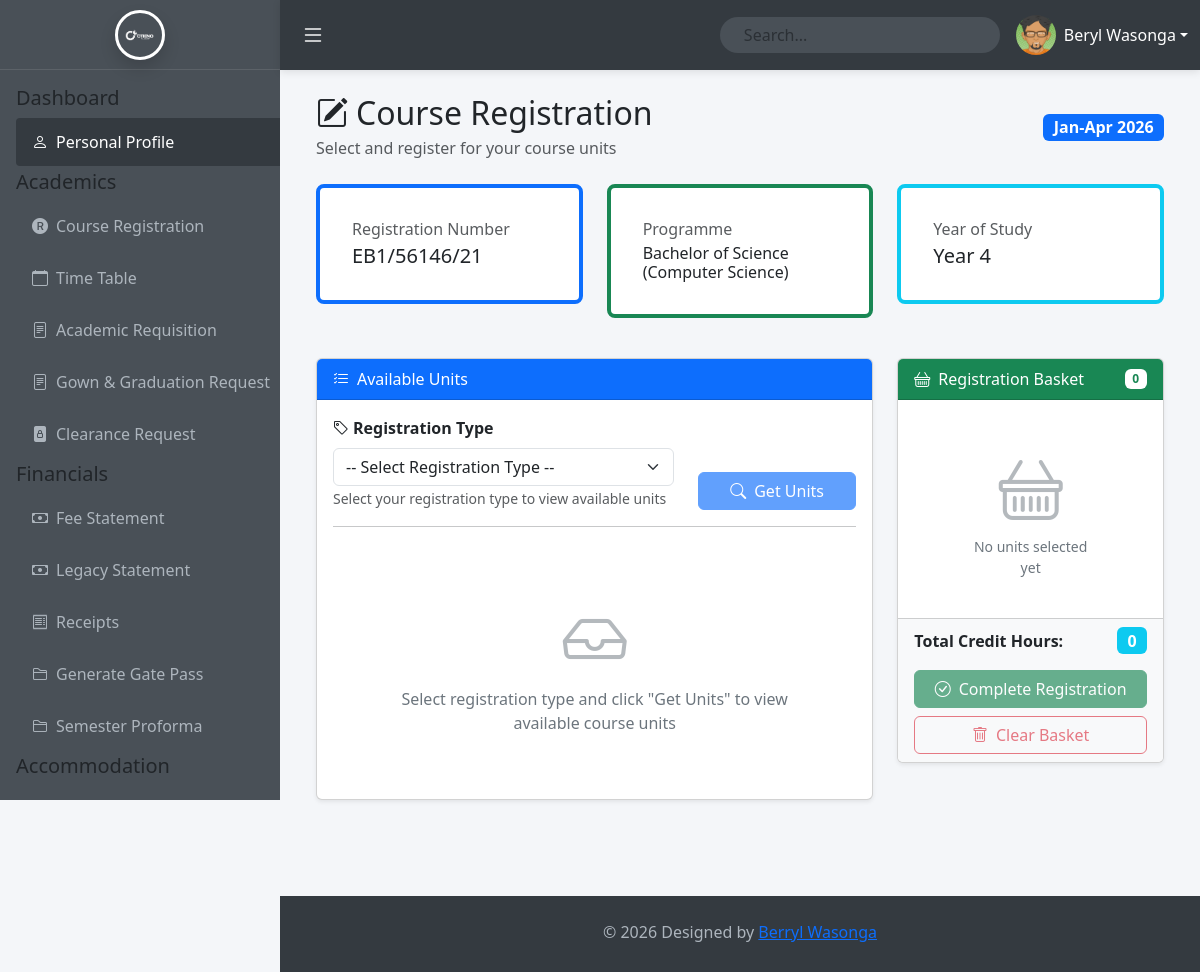
Screenshot of /students/course_registration.php (signed in) with the database file from the repository.
### tables this page shows
CREATE TABLE `users` (
  `id` int(11) NOT NULL,
  `first_name` varchar(50) NOT NULL DEFAULT '',
  `last_name` varchar(50) NOT NULL DEFAULT '',
  `email` varchar(255) NOT NULL,
  `reg_no` varchar(50) DEFAULT NULL,
  `password` varchar(255) NOT NULL,
  `role` varchar(20) NOT NULL DEFAULT 'user',
  `status` enum('active','inactive') NOT NULL DEFAULT 'active',
  `last_login` timestamp NULL DEFAULT NULL,
  `created_at` timestamp NOT NULL DEFAULT current_timestamp(),
  `fullname` varchar(100) GENERATED ALWAYS AS (concat(`first_name`,' ',`last_name`)) STORED,
  `gender` enum('Male','Female','Other') DEFAULT NULL,
  `dob` date DEFAULT NULL,
  `address` varchar(255) DEFAULT NULL,
  `campus` varchar(50) DEFAULT 'MAIN',
  `programme` varchar(150) DEFAULT NULL,
  `course_id` int(11) DEFAULT NULL,
  `attempted_units` int(11) DEFAULT 0,
  `registered_units` int(11) DEFAULT 0
);

CREATE TABLE `semesters` (
  `id` int(11) NOT NULL,
  `academic_year_id` int(11) NOT NULL,
  `semester_name` varchar(50) NOT NULL,
  `start_date` date NOT NULL,
  `end_date` date NOT NULL,
  `is_current` tinyint(1) DEFAULT 0,
  `status` enum('active','inactive') DEFAULT 'active',
  `created_at` timestamp NOT NULL DEFAULT current_timestamp()
);

CREATE TABLE `student_academic_info` (
  `id` int(11) NOT NULL,
  `user_id` int(11) NOT NULL,
  `current_year_of_study` int(11) NOT NULL DEFAULT 1,
  `current_semester_of_study` int(11) NOT NULL DEFAULT 1,
  `academic_year_id` int(11) DEFAULT NULL,
  `updated_at` timestamp NOT NULL DEFAULT current_timestamp() ON UPDATE current_timestamp()
);

### students/registration_functions.php (called while the page is built, shortened)
<?php
function getCurrentSemester($conn) {
    $stmt = $conn->prepare("
        SELECT s.*, ay.year_name
        FROM semesters s
        JOIN academic_years ay ON s.academic_year_id = ay.id
        WHERE s.is_current = TRUE AND s.status = 'active'
        LIMIT 1
    ");
    $stmt->execute();
    $result = $stmt->get_result();
    $semester = $result->fetch_assoc();
    return $semester;
}
function getStudentAcademicInfo($conn, $user_id) {
    $stmt = $conn->prepare("
        SELECT * FROM student_academic_info
        WHERE user_id = ?
    ");
    $stmt->bind_param("i", $user_id);
    $stmt->execute();
    $result = $stmt->get_result();
    $info = $result->fetch_assoc();
    return $info;
}
?>

### students/course_registration.php (the view, shortened to what this page needs)
<?php
include '../config.php';
require_once 'registration_functions.php';
$current_semester = getCurrentSemester($conn);
$student_info = getStudentAcademicInfo($conn, $_SESSION['user_id']);
?>
<!DOCTYPE html>
<html lang="en">
<head>
    <link href="https://cdn.jsdelivr.net/npm/bootstrap@5.3.3/dist/css/bootstrap.min.css" rel="stylesheet">
    <link href="https://cdn.jsdelivr.net/npm/bootstrap-icons@1.11.3/font/bootstrap-icons.css" rel="stylesheet">
    <link href="Assets/main.css" rel="stylesheet">
</head>
<body>
    <?php
        include_once 'partials/sidebar.php';
        include_once 'partials/top_navbar.php';
    ?>
    <div class="main-content">
        <div class="container-fluid">
            <div class="row mb-4">
                <div class="col-12">
                    <div class="d-flex justify-content-between align-items-center">
                        <div>
                            <h2 class="mb-1"><i class="bi bi-pencil-square me-2"></i>Course Registration</h2>
                            <p class="text-muted mb-0">Select and register for your course units</p>
                        </div>
                        <?php if ($current_semester): ?>
                        <div class="text-end">
                            <span class="badge bg-primary fs-6">
                                <?php echo htmlspecialchars($current_semester['semester_name']); ?>
                            </span>
                        </div>
                        <?php endif; ?>
                    </div>
                </div>
            </div>
            <?php if (isset($error_message)): ?>
            <div class="alert alert-danger alert-dismissible fade show">
                <i class="bi bi-exclamation-triangle-fill me-2"></i>
                <?php echo $error_message; ?>
                <button type="button" class="btn-close" data-bs-dismiss="alert"></button>
            </div>
            <?php else: ?>
            <div class="row mb-4">
                <div class="col-md-4">
                    <div class="card stat-card border-start border-primary border-4">
                        <div class="card-body">
                            <h6 class="text-muted mb-1">Registration Number</h6>
                            <h5 class="mb-0"><?php echo htmlspecialchars($user['reg_no'] ?? 'N/A'); ?></h5>
                        </div>
                    </div>
                </div>
                <div class="col-md-4">
                    <div class="card stat-card border-start border-success border-4">
                        <div class="card-body">
                            <h6 class="text-muted mb-1">Programme</h6>
                            <h6 class="mb-0"><?php echo htmlspecialchars($user['programme'] ?? 'N/A'); ?></h6>
                        </div>
                    </div>
                </div>
                <div class="col-md-4">
                    <div class="card stat-card border-start border-info border-4">
                        <div class="card-body">
                            <h6 class="text-muted mb-1">Year of Study</h6>
                            <h5 class="mb-0">Year <?php echo $student_info['current_year_of_study'] ?? 1; ?></h5>
                        </div>
                    </div>
                </div>
            </div>
            <div class="row">
                <div class="col-lg-8 mb-4">
                    <div class="card shadow-sm">
                        <div class="card-header bg-primary text-white">
                            <i class="bi bi-list-check me-2"></i>Available Units
                        </div>
                        <div class="card-body">
                            <div class="row mb-3">
                                <div class="col-md-8">
                                    <label for="registrationType" class="form-label fw-bold">
                                        <i class="bi bi-tag me-1"></i>Registration Type
                                    </label>
                                    <select class="form-select" id="registrationType">
                                        <option value="">-- Select Registration Type --</option>
                                    </select>
                                    <small class="text-muted">Select your registration type to view available units</small>
                                </div>
                                <div class="col-md-4 d-flex align-items-end">
                                    <button type="button" class="btn btn-primary w-100" id="getUnitsBtn" disabled>
                                        <i class="bi bi-search me-2"></i>Get Units
                                    </button>
                                </div>
                            </div>
                            <hr>
                            <div id="unitsContainer">
                                <div class="empty-state">
                                    <i class="bi bi-inbox"></i>
                                    <p class="mb-0">Select registration type and click "Get Units" to view available course units</p>
                                </div>
                            </div>
                        </div>
                    </div>
                </div>
                <div class="col-lg-4 mb-4">
                    <div class="card shadow-sm sticky-top" style="top: 80px;">
                        <div class="card-header bg-success text-white d-flex justify-content-between align-items-center">
                            <span><i class="bi bi-basket me-2"></i>Registration Basket</span>
                            <span class="badge bg-white text-success" id="basketCount">0</span>
                        </div>
                        <div class="card-body" style="max-height: 400px; overflow-y: auto;">
                            <div id="basketContainer">
                                <div class="empty-state py-4">
                                    <i class="bi bi-basket"></i>
                                    <p class="small mb-0">No units selected yet</p>
                                </div>
                            </div>
                        </div>
                        <div class="card-footer bg-light">
                            <div class="d-flex justify-content-between align-items-center mb-3">
                                <strong>Total Credit Hours:</strong>
                                <span class="badge bg-info fs-6" id="totalCredits">0</span>
                            </div>
                            <button type="button" class="btn btn-success w-100 mb-2" id="completeRegistrationBtn" disabled>
                                <i class="bi bi-check-circle me-2"></i>Complete Registration
                            </button>
                            <button type="button" class="btn btn-outline-danger w-100" id="clearBasketBtn" disabled>
                                <i class="bi bi-trash me-2"></i>Clear Basket
                            </button>
                        </div>
                    </div>
                </div>
            </div>
            <?php endif; ?>
        </div>
    </div>
    <?php include_once 'partials/footer.php'; ?>
</body>
</html>

### students/partials/top_navbar.php (shortened to what this page needs)
<?php
include '../config.php';
$stmt = $conn->prepare("SELECT * FROM users WHERE id = ?");
$stmt->bind_param("i", $_SESSION['user_id']);
$stmt->execute();
$user = $stmt->get_result()->fetch_assoc();
$full_name = trim($user['first_name'] . ' ' . $user['last_name']);
?>
    <nav class="top-navbar">
        <div class="container-fluid d-flex align-items-center h-100">
            <button class="btn text-white d-none d-lg-block" id="toggleSidebarDesktop" style="font-size: 24px; padding: 0.5rem;">
                <i class="bi bi-list"></i>
            </button>
            <form class="d-none d-lg-flex search-form me-3 position-relative">
                <input class="form-control rounded-pill px-4"
                       type="search"
                       id="studentSearchInput"
                       placeholder="Search..."
                       aria-label="Search"
                       autocomplete="off"
                       style="width: 280px; background-color: #495057; border: none; color: white;">
            </form>
            <div class="dropdown d-none d-lg-block">
                <a class="dropdown-toggle d-flex align-items-center text-white text-decoration-none"
                   href="#"
                   role="button"
                   data-bs-toggle="dropdown"
                   aria-expanded="false">
                    <img src="Assets/images/1.png"
                         class="rounded-circle profile-img-small me-2"
                         alt="User">
                    <span class="user-name"><?php echo htmlspecialchars($full_name); ?></span>
                </a>
            </div>
        </div>
    </nav>

### students/Assets/main.css (style rules this page uses)
:root { --sidebar-bg: #495057; --sidebar-dark: #343a40; --sidebar-hover: #343a40; --navbar-height: 60px; --navbar-height-lg: 70px; }
body { background-color: #f4f6f9; overflow-x: hidden; }
.profile-img-small { width: 40px; height: 40px; object-fit: cover; }
.top-navbar { position: fixed; top: 0; left: 0; right: 0; height: var(--navbar-height); background-color: var(--sidebar-dark); box-shadow: 0 2px 8px rgba(0,0,0,0.1); z-index: 1030; transition: left 0.3s ease; }
@media (min-width: 992px) { .top-navbar { left: 280px; height: var(--navbar-height-lg); } }
.main-content { margin-top: var(--navbar-height); padding: 1.5rem; min-height: calc(100vh - var(--navbar-height) - 60px); transition: margin-left 0.3s ease; }
@media (min-width: 992px) { .main-content { margin-left: 280px; margin-top: var(--navbar-height-lg); min-height: calc(100vh - var(--navbar-height-lg) - 60px); } }
* { margin: 0; padding: 0; box-sizing: border-box; }

### students/course_registration.php (style rules this page uses)
.empty-state { padding: 3rem; text-align: center; color: #6c757d; }
.empty-state i { font-size: 4rem; margin-bottom: 1rem; opacity: 0.5; }
.stat-card { border-radius: 8px; padding: 1rem; margin-bottom: 1rem; }

### rows the page displays
users: full_name "Beryl Wasonga", reg_no "EB1/56146/21", programme "Bachelor of Science (Computer Science)"
semesters: semester_name "Jan-Apr 2026"
student_academic_info: current_year_of_study "4"
